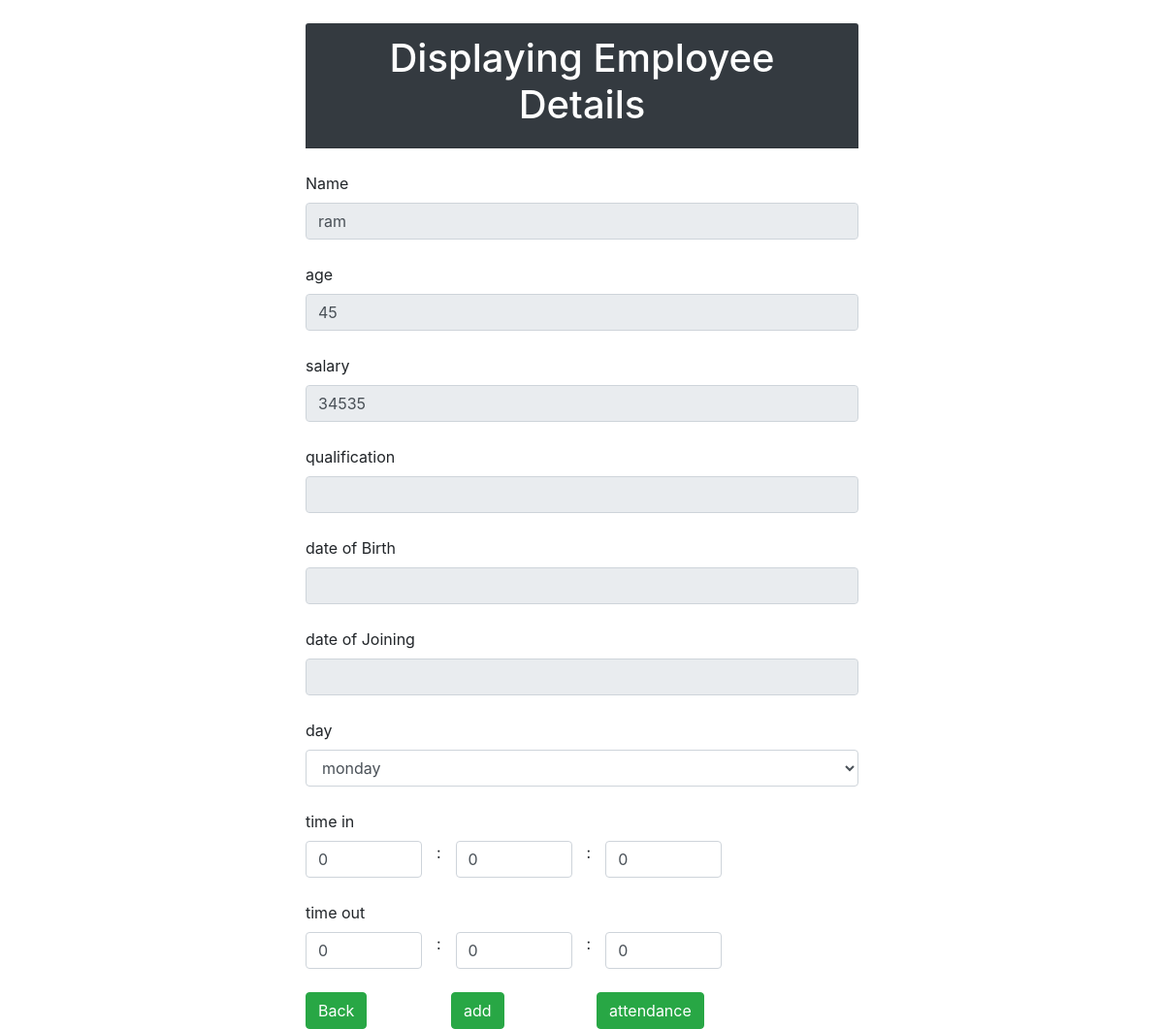
Screenshot of /view_location_head.php?id=1 (signed in) with the database file from the repository.
### tables this page shows
CREATE TABLE IF NOT EXISTS `employee` (
  `id` int(4) NOT NULL AUTO_INCREMENT,
  `aid` int(11) NOT NULL,
  `name` varchar(30) NOT NULL,
  `age` int(4) NOT NULL,
  `salary` int(20) NOT NULL,
  PRIMARY KEY (`id`)
);

### view_location_head.php (the view, shortened to what this page needs)
<?php
include 'conn.php';
$id = $_GET['id'];
$q="select * from employee where id = $id";
$query = mysqli_query($conn,$q);
$res=mysqli_fetch_array($query);
?>
<!DOCTYPE html>
<html>
<head>
<link href="https://stackpath.bootstrapcdn.com/bootstrap/4.1.1/css/bootstrap.min.css" rel="stylesheet">
</head>
<body>
<div class="col-lg-6 m-auto">
	<form method="post">
		<br><div>
			<div class="card-header bg-dark">
				<h1 class="text-white text-center">Displaying Employee Details</h1>
			</div><br>
			<label>Name</label>
			<input type="text" name="name" class="form-control" value="<?php echo $res['name']; ?>" readonly><br>
			<label>age</label>
			<input type="text" name="age" class="form-control" value="<?php echo $res['age']; ?>" readonly><br>
			<label>salary</label>
			<input type="text" name="salary" class="form-control" value="<?php echo $res['salary']; ?>" readonly><br>
			<label>qualification</label>
			<input type="text" name="qualification" class="form-control" value="<?php echo $res['qualification']; ?>" readonly><br>
            <label>date of Birth</label>
			<input type="text" name="dob" class="form-control"
			value="<?php echo $res['date_of_birth']; ?>" readonly><br>
			<label>date of Joining</label>
			<input type="text" name="doj" class="form-control" value="<?php echo $res['date_of_join']; ?>" readonly><br>
			<label>day</label>
			<select name="day" class="form-control">
				<option>monday</option>
			</select><br>
			<label>time in</label>
			<div class="row">
			<div class="col-md-3"><input type="text" name="t_in1" class="form-control" value="0" required pattern="[0-9]{1,2}"
        title="this field accepts only numbers  and two characters"></div>:
			<div class="col-md-3"><input type="text" name="t_in2" class="form-control" value="0" required pattern="[0-9]{1,2}"
        title="this field accepts only numbers  and two characters"></div>:
			<div class="col-md-3"><input type="text" name="t_in3" class="form-control" value="0" required pattern="[0-9]{1,2}"
        title="this field accepts only numbers  and two characters"></div>
		    </div>
			<br>
			<label>time out</label>
			<div class="row">
			<div class="col-md-3"><input type="text" name="t_out1" class="form-control" value="0" required pattern="[0-9]{1,2}"
        title="this field accepts only numbers  and two characters"></div>:
			<div class="col-md-3"><input type="text" name="t_out2" class="form-control" value="0" required pattern="[0-9]{1,2}"
        title="this field accepts only numbers  and two characters"></div>:
			<div class="col-md-3"><input type="text" name="t_out3" class="form-control" value="0" required pattern="[0-9]{1,2}"
        title="this field accepts only numbers and two characters"></div>
		    </div><br>
            <div class="row">
			<div class="col-md-3"><button class="btn btn-success" name="Back">Back</button></div>
			<div class="col-md-3"><button class="btn btn-success" name="add">add</button></div>
			<div class="col-md-3"><button class="btn btn-success" name="view">attendance</button></div>
		    </div>
		</div>
	</form>
</div>
</body>
</html>

### rows the page displays
employee: name "ram", age "45", salary "34535"
